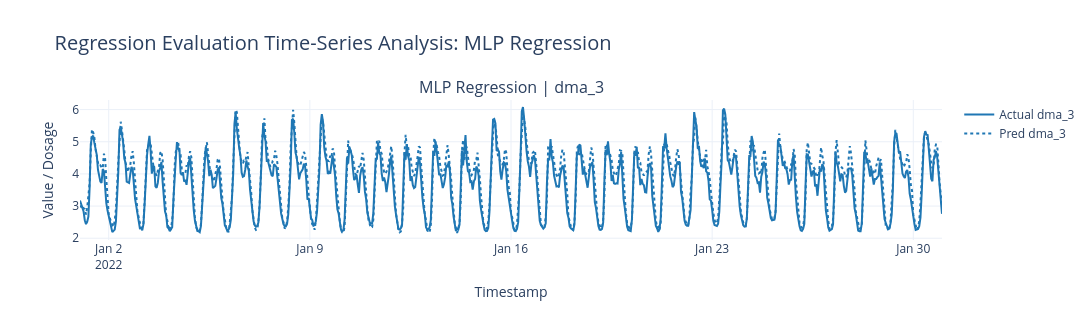

The cell this chart's notebook holds for it:
### Code cell
fig = plot_single_model_lines(mlp_df, "MLP Regression", targets)
fig.show()

### Figure 1 — Plotly figure (JSON) as saved in the notebook; plotly's stock layout.template omitted (floating-point values rounded to 4 significant figures; data arrays with more than 128 entries replaced by an {"elided": "..."} marker saying what was removed)
{"data": [{"hovertemplate": "<b>Actual</b><br>Time: %{x}<br>Value: %{y}<extra></extra>", "legendgroup": "dma_3", "line": {"color": "#1f77b4", "width": 2}, "mode": "lines", "name": "Actual dma_3", "type": "scatter", "x": {"elided": "721 str values"}, "xaxis": "x", "y": {"elided": "721 float values"}, "yaxis": "y"}, {"hovertemplate": "<b>Predicted</b><br>Time: %{x}<br>Value: %{y}<extra></extra>", "legendgroup": "dma_3", "line": {"color": "#1f77b4", "dash": "dot", "width": 2}, "mode": "lines", "name": "Pred dma_3", "type": "scatter", "x": {"elided": "721 str values"}, "xaxis": "x", "y": {"elided": "721 float values"}, "yaxis": "y"}], "layout": {"annotations": [{"font": {"size": 16}, "showarrow": false, "text": "MLP Regression | dma_3", "x": 0.5, "xanchor": "center", "xref": "paper", "y": 1, "yanchor": "bottom", "yref": "paper"}], "height": 320, "showlegend": true, "title": {"font": {"size": 20}, "text": "Regression Evaluation Time-Series Analysis: MLP Regression"}, "width": 1100, "xaxis": {"anchor": "y", "domain": [0, 1], "title": {"text": "Timestamp"}}, "yaxis": {"anchor": "x", "domain": [0, 1], "title": {"text": "Value / Dosage"}}}}
